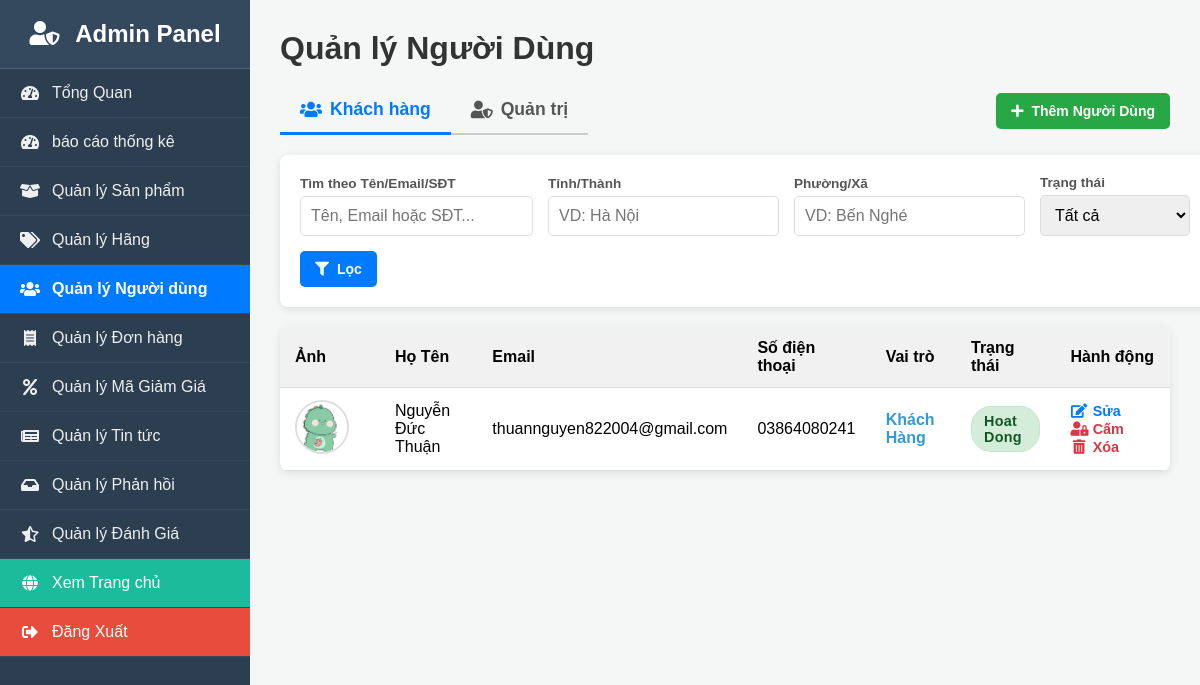
The page /quan_tri/quan_ly_nguoi_dung.php (signed in) on the database its author committed.
### tables this page shows
CREATE TABLE `nguoi_dung` (
  `id_nguoi_dung` int(10) UNSIGNED NOT NULL,
  `ho` varchar(100) DEFAULT NULL,
  `ten` varchar(100) DEFAULT NULL,
  `email` varchar(255) NOT NULL,
  `so_dien_thoai` varchar(20) DEFAULT NULL,
  `so_cccd` varchar(20) DEFAULT NULL COMMENT 'Số Căn cước công dân',
  `tinh_thanh_pho` varchar(100) DEFAULT NULL,
  `phuong_xa` varchar(100) DEFAULT NULL,
  `dia_chi_chi_tiet` varchar(255) DEFAULT NULL,
  `anh_dai_dien` varchar(255) DEFAULT NULL COMMENT 'Đường dẫn tới file ảnh đại diện',
  `mat_khau` varchar(255) NOT NULL,
  `vai_tro` enum('khach_hang','quan_tri') NOT NULL DEFAULT 'khach_hang',
  `trang_thai_tai_khoan` enum('cho_xac_minh','hoat_dong','bi_cam') NOT NULL DEFAULT 'cho_xac_minh',
  `token_xac_minh` varchar(100) DEFAULT NULL,
  `token_het_han` datetime DEFAULT NULL,
  `ngay_tao` timestamp NOT NULL DEFAULT current_timestamp(),
  `ngay_cap_nhat` timestamp NOT NULL DEFAULT current_timestamp() ON UPDATE current_timestamp()
);

### quan_tri/quan_ly_nguoi_dung.php (the view, shortened to what this page needs)
<?php
$action = $_GET['action'] ?? 'danh_sach';
$tab_hien_tai = $_GET['tab'] ?? 'khach_hang';
$tu_khoa_tim_kiem = $_GET['search'] ?? '';
$search_tinh = $_GET['search_tinh'] ?? '';
$search_phuong = $_GET['search_phuong'] ?? '';
$search_trang_thai = $_GET['search_trang_thai'] ?? '';
require 'dau_trang_quan_tri.php';
if ($action == 'danh_sach') {
    $result_data = null;
    $sql_query_base = "SELECT id_nguoi_dung, ho, ten, email, so_dien_thoai, anh_dai_dien, trang_thai_tai_khoan, vai_tro, ngay_tao FROM nguoi_dung";
    $where_clauses = [];
    if ($tab_hien_tai == 'quan_tri') {
        $where_clauses[] = "vai_tro = 'quan_tri'";
    } else {
        $where_clauses[] = "vai_tro = 'khach_hang'";
    }
    $sql_query = $sql_query_base . " WHERE " . implode(' AND ', $where_clauses) . " ORDER BY ngay_tao DESC";
    $stmt_list = $conn->prepare($sql_query);
    $stmt_list->execute();
    $result_data = $stmt_list->get_result();
}
?>
<h1>Quản lý Người Dùng</h1>
<?php if ($action == 'danh_sach'): ?>
    <div class="page-header">
        <nav class="tab-menu" style="margin-bottom: 0;">
            <a href="?action=danh_sach&tab=khach_hang" class="<?php echo ($tab_hien_tai == 'khach_hang') ? 'active' : ''; ?>">
                <i class="fas fa-users"></i> Khách hàng
            </a>
            <a href="?action=danh_sach&tab=quan_tri" class="<?php echo ($tab_hien_tai == 'quan_tri') ? 'active' : ''; ?>">
                <i class="fas fa-user-shield"></i> Quản trị
            </a>
        </nav>
        <a href="?action=them&tab=<?php echo $tab_hien_tai; ?>" class="btn btn-add-new">
            <i class="fas fa-plus"></i> Thêm Người Dùng
        </a>
    </div>
    <form action="quan_ly_nguoi_dung.php" method="GET" class="filter-container">
        <div class="filter-group" style="flex-grow: 2;">
            <label for="search">Tìm theo Tên/Email/SĐT</label>
            <input type="text" id="search" name="search" placeholder="Tên, Email hoặc SĐT..." value="<?php echo htmlspecialchars($tu_khoa_tim_kiem); ?>">
        </div>
        <div class="filter-group">
            <label for="search_tinh">Tỉnh/Thành</label>
            <input type="text" id="search_tinh" name="search_tinh" placeholder="VD: Hà Nội" value="<?php echo htmlspecialchars($search_tinh); ?>">
        </div>
        <div class="filter-group">
            <label for="search_phuong">Phường/Xã</label>
            <input type="text" id="search_phuong" name="search_phuong" placeholder="VD: Bến Nghé" value="<?php echo htmlspecialchars($search_phuong); ?>">
        </div>
        <div class="filter-group">
            <label for="search_trang_thai">Trạng thái</label>
            <select id="search_trang_thai" name="search_trang_thai">
                <option value="">Tất cả</option>
            </select>
        </div>
        <div class="filter-actions">
            <button type="submit" class="btn"><i class="fas fa-filter"></i> Lọc</button>
        </div>
    </form>
    <table class="admin-table">
        <thead>
            <tr>
                <th>Ảnh</th>
                <th>Họ Tên</th>
                <th>Email</th>
                <th>Số điện thoại</th>
                <th>Vai trò</th>
                <th>Trạng thái</th>
                <th>Hành động</th>
            </tr>
        </thead>
        <tbody>
            <?php if ($result_data && $result_data->num_rows > 0): ?>
                <?php while($user = $result_data->fetch_assoc()): ?>
                    <tr>
                        <td class="avatar-cell">
                            <?php
                            $anh_path = '../tai_len/avatars/' . ($user['anh_dai_dien'] ?? 'default-avatar.png');
                            ?>
                            <img src="<?php echo $anh_path; ?>" alt="Avatar">
                        </td>
                        <td><?php echo htmlspecialchars($user['ho'] . ' ' . $user['ten']); ?></td>
                        <td><?php echo htmlspecialchars($user['email']); ?></td>
                        <td><?php echo htmlspecialchars($user['so_dien_thoai']); ?></td>
                        <td>
                            <span class="role-label role-<?php echo $user['vai_tro']; ?>">
                                <?php echo ($user['vai_tro'] == 'quan_tri') ? 'Quản Trị' : 'Khách Hàng'; ?>
                            </span>
                        </td>
                        <td>
                            <span class="status-label status-<?php echo str_replace('_', '-', $user['trang_thai_tai_khoan']); ?>">
                                <?php echo str_replace('_', ' ', $user['trang_thai_tai_khoan']); ?>
                            </span>
                        </td>
                        <td class="action-links">
                            <a href="?action=sua&id=<?php echo $user['id_nguoi_dung']; ?>" class="edit" title="Sửa">
                                <i class="fas fa-edit"></i> Sửa
                            </a>
                            <?php if ($user['id_nguoi_dung'] != $_SESSION['id_nguoi_dung']): ?>
                                <?php
                                $query_params = http_build_query([
                                    'search' => $tu_khoa_tim_kiem,
                                    'search_tinh' => $search_tinh,
                                    'search_phuong' => $search_phuong,
                                    'search_trang_thai' => $search_trang_thai
                                ]);
                                ?>
                                <?php if ($user['trang_thai_tai_khoan'] == 'hoat_dong' || $user['trang_thai_tai_khoan'] == 'cho_xac_minh'): ?>
                                    <a href="quan_ly_nguoi_dung.php?action=thay_doi_trang_thai&status=bi_cam&id=<?php echo $user['id_nguoi_dung']; ?>&tab=<?php echo $tab_hien_tai; ?>&<?php echo $query_params; ?>"
                                       class="ban" title="Cấm tài khoản"
                                       onclick="return confirm('Bạn có chắc muốn CẤM tài khoản này?');">
                                        <i class="fas fa-user-lock"></i> Cấm
                                    </a>
                                <?php endif; ?>
                                <a href="?action=xoa&id=<?php echo $user['id_nguoi_dung']; ?>&tab=<?php echo $tab_hien_tai; ?>"
                                   class="delete" title="Xóa vĩnh viễn"
                                   onclick="return confirm('Bạn có chắc chắn muốn XÓA vĩnh viễn người dùng này?');">
                                   <i class="fas fa-trash-alt"></i> Xóa
                                </a>
                            <?php endif; ?>
                        </td>
                    </tr>
                <?php endwhile; ?>
            <?php endif; ?>
        </tbody>
    </table>
<?php endif; ?>
<?php require 'cuoi_trang_quan_tri.php'; ?>

### quan_tri/dau_trang_quan_tri.php (style rules this page uses)
body { font-family: Arial, sans-serif; margin: 0; background-color: #f4f7f6; }
h1 { color: #333; margin-top: 0; margin-bottom: 20px; }
.admin-table { width: 100%; border-collapse: collapse; background-color: #fff; box-shadow: 0 2px 10px rgba(0,0,0,0.1); border-radius: 8px; overflow: hidden; }
.admin-table th, .admin-table td { padding: 12px 15px; border-bottom: 1px solid #ddd; text-align: left; vertical-align: middle; }
.admin-table th { background-color: #f1f1f1; }
.tab-menu { display: flex; flex-wrap: wrap; border-bottom: 2px solid #ccc; margin-bottom: 20px; }
.tab-menu a { padding: 12px 20px; text-decoration: none; color: #555; font-weight: bold; font-size: 1.1em; border-bottom: 3px solid transparent; margin-bottom: -2px; display: flex; align-items: center; gap: 8px; }
.tab-menu a.active { color: #007bff; border-bottom-color: #007bff; }
.status-label { padding: 5px 10px; border-radius: 4px; color: white; font-size: 12px; font-weight: bold; text-transform: uppercase; }
.action-links a { color: #007bff; text-decoration: none; margin-right: 10px; font-size: 0.9em; font-weight: bold; }
.action-links a.delete { color: #dc3545; }
.form-group input[type="text"], .form-group input[type="email"], .form-group input[type="password"], .form-group input[type="file"], .form-group input[type="date"], .form-group input[type="number"], .form-group select, .form-group textarea, .filter-group input[type="text"], .filter-group input[type="date"], .filter-group input[type="number"], .filter-group select, .search-group input[type="text"], .search-group input[type="number"], .search-group select { width: 100%; padding: 10px; border: 1px solid #ddd; border-radius: 4px; font-size: 14px; box-sizing: border-box; }
.btn { background-color: #007bff; color: white; padding: 10px 15px; text-decoration: none; border: none; border-radius: 5px; font-weight: bold; cursor: pointer; font-size: 14px; display: inline-flex; align-items: center; gap: 8px; }
.page-header { display: flex; justify-content: space-between; align-items: center; margin-bottom: 20px; flex-wrap: wrap; gap: 15px; }

### quan_tri/quan_ly_nguoi_dung.php (style rules this page uses)
.page-header { display: flex; justify-content: space-between; align-items: center; margin-bottom: 20px; flex-wrap: wrap; gap: 15px; }
.filter-container { width: 100%; background: #fff; padding: 20px; border-radius: 8px; box-shadow: 0 2px 10px rgba(0,0,0,0.1); display: flex; gap: 15px; flex-wrap: wrap; align-items: flex-end; margin-bottom: 20px; }
.filter-group { display: flex; flex-direction: column; min-width: 150px; flex-grow: 1; }
.filter-group label { font-size: 0.85em; color: #555; margin-bottom: 5px; font-weight: bold; }
.filter-group input[type="text"], .filter-group select { padding: 10px; border: 1px solid #ddd; border-radius: 5px; font-size: 1em; }
.filter-actions { display: flex; align-items: flex-end; }
.btn-add-new { background-color: #28a745; }
.avatar-cell { width: 70px; text-align: center; }
.avatar-cell img { width: 50px; height: 50px; border-radius: 50%; object-fit: cover; border: 2px solid #ddd; }
.role-label { font-weight: bold; }
.role-khach_hang { color: #3498db; }
.status-label { display: inline-block; padding: 6px 12px; border-radius: 20px; font-weight: bold; font-size: 0.9em; text-transform: capitalize; letter-spacing: 0.3px; }
.status-hoat-dong { background-color: #d4edda; color: #155724; border: 1px solid #c3e6cb; }
.action-links a { text-decoration: none; margin-right: 12px; font-weight: bold; font-size: 0.9em; display: inline-flex; align-items: center; gap: 5px; }
.action-links a i { width: 1.2em; text-align: center; }
.action-links a.edit { color: #007bff; }
.action-links a.delete { color: #dc3545; }
.action-links a.ban { color: #dc3545; }

### rows shown on the page
nguoi_dung: anh_dai_dien (picture), ho+ten "Nguyễn Đức Thuận", email "thuannguyen822004@gmail.com", so_dien_thoai "03864080241", vai_tro "Khách Hàng", trang_thai_tai_khoan "Hoat Dong"
